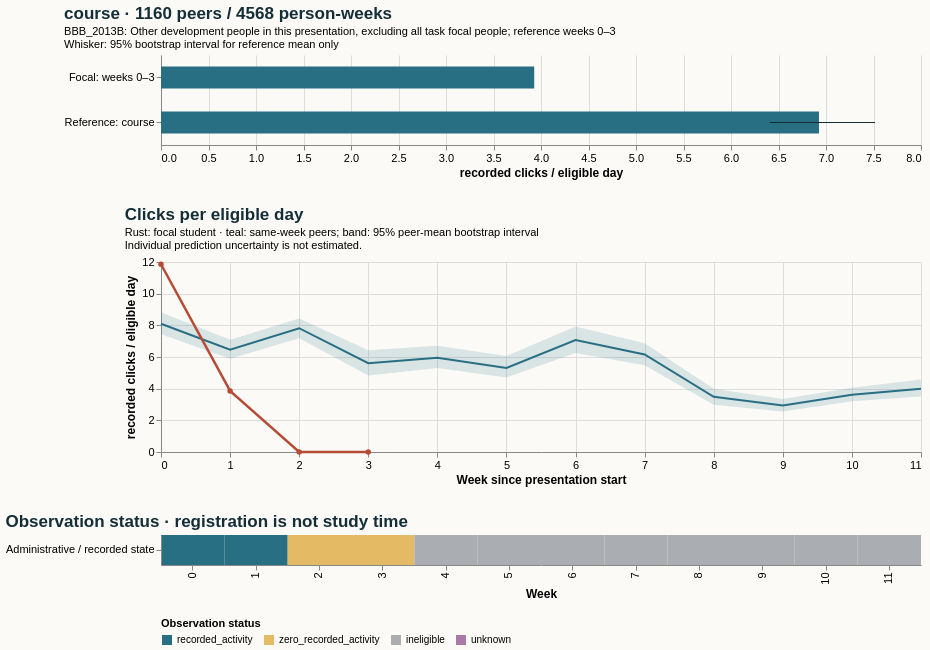

This figure's Vega-Lite source:
### Vega-Lite specification from a JSON file in a GitHub repository (floating-point values rounded to 4 significant figures)
{"$schema": "https://vega.github.io/schema/vega-lite/v5.20.1.json", "config": {"axis": {"labelFontSize": 11, "titleFontSize": 12}, "background": "#fbfaf7", "font": "sans-serif", "title": {"anchor": "start", "color": "#142e38", "fontSize": 17, "subtitleFontSize": 11}, "view": {"continuousHeight": 300, "continuousWidth": 300, "stroke": null}}, "datasets": {"data-2a63ce5d85f77508c1892f8f5c3d08b3": [{"eligible_days": 7.0, "end_day": 6, "logging_completeness": "unknown", "observation_status": "recorded_activity", "row": "Administrative / recorded state", "score_status": "withheld_release_time_unknown", "start_day": 0, "value": 11.86, "week": 0}, {"eligible_days": 7.0, "end_day": 13, "logging_completeness": "unknown", "observation_status": "recorded_activity", "row": "Administrative / recorded state", "score_status": "withheld_release_time_unknown", "start_day": 7, "value": 3.857, "week": 1}, {"eligible_days": 7.0, "end_day": 20, "logging_completeness": "unknown", "observation_status": "zero_recorded_activity", "row": "Administrative / recorded state", "score_status": "withheld_release_time_unknown", "start_day": 14, "value": 0.0, "week": 2}, {"eligible_days": 4.0, "end_day": 27, "logging_completeness": "unknown", "observation_status": "zero_recorded_activity", "row": "Administrative / recorded state", "score_status": "withheld_release_time_unknown", "start_day": 21, "value": 0.0, "week": 3}, {"eligible_days": 0.0, "end_day": 34, "logging_completeness": "unknown", "observation_status": "ineligible", "row": "Administrative / recorded state", "score_status": "withheld_release_time_unknown", "start_day": 28, "value": null, "week": 4}, {"eligible_days": 0.0, "end_day": 41, "logging_completeness": "unknown", "observation_status": "ineligible", "row": "Administrative / recorded state", "score_status": "withheld_release_time_unknown", "start_day": 35, "value": null, "week": 5}, {"eligible_days": 0.0, "end_day": 48, "logging_completeness": "unknown", "observation_status": "ineligible", "row": "Administrative / recorded state", "score_status": "withheld_release_time_unknown", "start_day": 42, "value": null, "week": 6}, {"eligible_days": 0.0, "end_day": 55, "logging_completeness": "unknown", "observation_status": "ineligible", "row": "Administrative / recorded state", "score_status": "withheld_release_time_unknown", "start_day": 49, "value": null, "week": 7}, {"eligible_days": 0.0, "end_day": 62, "logging_completeness": "unknown", "observation_status": "ineligible", "row": "Administrative / recorded state", "score_status": "withheld_release_time_unknown", "start_day": 56, "value": null, "week": 8}, {"eligible_days": 0.0, "end_day": 69, "logging_completeness": "unknown", "observation_status": "ineligible", "row": "Administrative / recorded state", "score_status": "withheld_release_time_unknown", "start_day": 63, "value": null, "week": 9}, {"eligible_days": 0.0, "end_day": 76, "logging_completeness": "unknown", "observation_status": "ineligible", "row": "Administrative / recorded state", "score_status": "withheld_release_time_unknown", "start_day": 70, "value": null, "week": 10}, {"eligible_days": 0.0, "end_day": 83, "logging_completeness": "unknown", "observation_status": "ineligible", "row": "Administrative / recorded state", "score_status": "withheld_release_time_unknown", "start_day": 77, "value": null, "week": 11}], "data-42fab957496c860441ca46ccf314b11b": [{"end_day": 6, "focal_value": 11.86, "peer_ci_high": 8.825, "peer_ci_low": 7.44, "peer_mean": 8.1, "peer_observations": 1159, "peer_people": 1159, "reference": "course", "unit": "recorded clicks / eligible day", "week": 0}, {"end_day": 13, "focal_value": 3.857, "peer_ci_high": 7.091, "peer_ci_low": 5.887, "peer_mean": 6.456, "peer_observations": 1151, "peer_people": 1151, "reference": "course", "unit": "recorded clicks / eligible day", "week": 1}, {"end_day": 20, "focal_value": 0.0, "peer_ci_high": 8.434, "peer_ci_low": 7.177, "peer_mean": 7.819, "peer_observations": 1133, "peer_people": 1133, "reference": "course", "unit": "recorded clicks / eligible day", "week": 2}, {"end_day": 27, "focal_value": 0.0, "peer_ci_high": 6.43, "peer_ci_low": 4.835, "peer_mean": 5.608, "peer_observations": 1125, "peer_people": 1125, "reference": "course", "unit": "recorded clicks / eligible day", "week": 3}, {"end_day": 34, "focal_value": null, "peer_ci_high": 6.714, "peer_ci_low": 5.297, "peer_mean": 5.954, "peer_observations": 1088, "peer_people": 1088, "reference": "course", "unit": "recorded clicks / eligible day", "week": 4}, {"end_day": 41, "focal_value": null, "peer_ci_high": 6.059, "peer_ci_low": 4.7, "peer_mean": 5.31, "peer_observations": 1081, "peer_people": 1081, "reference": "course", "unit": "recorded clicks / eligible day", "week": 5}, {"end_day": 48, "focal_value": null, "peer_ci_high": 7.931, "peer_ci_low": 6.251, "peer_mean": 7.065, "peer_observations": 1070, "peer_people": 1070, "reference": "course", "unit": "recorded clicks / eligible day", "week": 6}, {"end_day": 55, "focal_value": null, "peer_ci_high": 6.867, "peer_ci_low": 5.479, "peer_mean": 6.16, "peer_observations": 1054, "peer_people": 1054, "reference": "course", "unit": "recorded clicks / eligible day", "week": 7}, {"end_day": 62, "focal_value": null, "peer_ci_high": 3.987, "peer_ci_low": 2.99, "peer_mean": 3.483, "peer_observations": 1044, "peer_people": 1044, "reference": "course", "unit": "recorded clicks / eligible day", "week": 8}, {"end_day": 69, "focal_value": null, "peer_ci_high": 3.349, "peer_ci_low": 2.562, "peer_mean": 2.943, "peer_observations": 1027, "peer_people": 1027, "reference": "course", "unit": "recorded clicks / eligible day", "week": 9}, {"end_day": 76, "focal_value": null, "peer_ci_high": 4.053, "peer_ci_low": 3.199, "peer_mean": 3.609, "peer_observations": 1021, "peer_people": 1021, "reference": "course", "unit": "recorded clicks / eligible day", "week": 10}, {"end_day": 83, "focal_value": null, "peer_ci_high": 4.578, "peer_ci_low": 3.513, "peer_mean": 3.989, "peer_observations": 1016, "peer_people": 1016, "reference": "course", "unit": "recorded clicks / eligible day", "week": 11}], "data-e358569d101b57523eee7c9f136625b5": [{"hi": null, "lo": null, "series": "Focal: weeks 0–3", "value": 3.929}, {"hi": 7.517, "lo": 6.407, "series": "Reference: course", "value": 6.926}]}, "resolve": {"scale": {"color": "independent"}}, "spacing": 28, "vconcat": [{"data": {"name": "data-e358569d101b57523eee7c9f136625b5"}, "height": 90, "layer": [{"encoding": {"x": {"field": "value", "scale": {"domain": [0, 7.893], "zero": true}, "title": "recorded clicks / eligible day", "type": "quantitative"}, "y": {"field": "series", "sort": null, "title": null, "type": "nominal"}}, "mark": {"color": "#286f83", "size": 22, "type": "bar"}}, {"encoding": {"x": {"field": "lo", "type": "quantitative"}, "x2": {"field": "hi"}, "y": {"field": "series", "sort": null, "title": null, "type": "nominal"}}, "mark": {"color": "#142e38", "type": "rule"}}], "title": {"subtitle": ["BBB_2013B: Other development people in this presentation, excluding all task focal people; reference weeks 0–3", "Whisker: 95% bootstrap interval for reference mean only"], "text": "course · 1160 peers / 4568 person-weeks"}, "width": 760}, {"data": {"name": "data-42fab957496c860441ca46ccf314b11b"}, "height": 190, "layer": [{"encoding": {"x": {"axis": {"tickMinStep": 1}, "field": "week", "title": "Week since presentation start", "type": "quantitative"}, "y": {"field": "peer_ci_low", "scale": {"zero": true}, "title": "recorded clicks / eligible day", "type": "quantitative"}, "y2": {"field": "peer_ci_high"}}, "mark": {"color": "#286f83", "opacity": 0.16, "type": "area"}}, {"encoding": {"tooltip": [{"field": "week", "type": "quantitative"}, {"field": "peer_mean", "type": "quantitative"}, {"field": "peer_people", "type": "quantitative"}, {"field": "peer_observations", "type": "quantitative"}], "x": {"field": "week", "type": "quantitative"}, "y": {"field": "peer_mean", "type": "quantitative"}}, "mark": {"color": "#286f83", "strokeWidth": 2, "type": "line"}}, {"encoding": {"tooltip": [{"field": "week", "type": "quantitative"}, {"field": "focal_value", "type": "quantitative"}], "x": {"field": "week", "type": "quantitative"}, "y": {"field": "focal_value", "type": "quantitative"}}, "mark": {"color": "#b64c35", "point": {"color": "#b64c35"}, "strokeWidth": 2.5, "type": "line"}}], "title": {"subtitle": ["Rust: focal student · teal: same-week peers; band: 95% peer-mean bootstrap interval", "Individual prediction uncertainty is not estimated."], "text": "Clicks per eligible day"}, "width": 760}, {"data": {"name": "data-2a63ce5d85f77508c1892f8f5c3d08b3"}, "encoding": {"color": {"field": "observation_status", "legend": {"labelLimit": 260, "orient": "bottom"}, "scale": {"domain": ["recorded_activity", "zero_recorded_activity", "ineligible", "unknown"], "range": ["#286f83", "#e4bb64", "#aaaeb3", "#ac78a5"]}, "title": "Observation status", "type": "nominal"}, "tooltip": [{"field": "week", "type": "quantitative"}, {"field": "eligible_days", "type": "quantitative"}, {"field": "observation_status", "type": "nominal"}, {"field": "logging_completeness", "type": "nominal"}], "x": {"field": "week", "title": "Week", "type": "ordinal"}, "y": {"field": "row", "title": null, "type": "nominal"}}, "height": 30, "mark": {"type": "rect"}, "title": "Observation status · registration is not study time", "width": 760}]}
